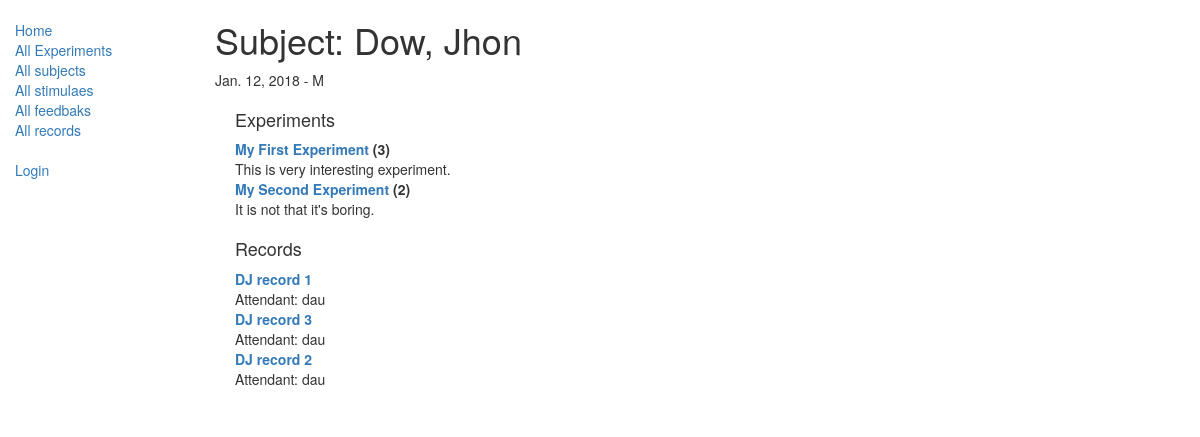
Page /lablog/subject/1 on the committed database.
### lablog/models.py (models this page shows, shortened)
class Subject(models.Model):
    first_name = models.CharField(max_length=100)
    last_name = models.CharField(max_length=100)
    date_of_birth = models.DateField(null=True, blank=True)
    experiments = models.ManyToManyField(Experiment) # , on_delete=models.SET_NULL, null=True)
    GENDER = (
        ('M', 'Male'),
        ('F', 'Female'),
        ('O', 'Other'),
    )
    gender = models.CharField(max_length=1, choices=GENDER, blank=True, default='O', help_text='Subject Gender')
    class Meta:
       ordering = ['last_name']
    def __str__(self):
        return '%s, %s' % (self.last_name, self.first_name)

class Experiment(models.Model):
    title = models.CharField(max_length=200)
    summary = models.TextField(max_length=1000, help_text="Enter a brief description of the experiment")
    subjects = models.ManyToManyField('Subject')
    isbn = models.CharField('ISBN',max_length=13, help_text='13 CharacterISBN number')
    stimulae = models.ManyToManyField(Stimulae, help_text="Select a stimulae for this experiment")
    feedback = models.ManyToManyField(Feedback, help_text="Select a feedback for this experiment")
    class Meta:
        ordering = ['title']
    def __str__(self):
        return self.title

class Record(models.Model):
    id = models.UUIDField(primary_key=True, default=uuid.uuid4, help_text="Unique ID for this particular record across whole log")
    experiment = models.ForeignKey(Experiment, on_delete=models.SET_NULL, null=True)
    imprint = models.CharField(max_length=200)
    rec_date = models.DateField(null=True, blank=True)
    attendant = models.ForeignKey(User, on_delete=models.SET_NULL, null=True, blank=True)
    subject = models.ForeignKey(Subject, on_delete=models.SET_NULL, null=True, blank=True)
    observation = models.ForeignKey(Observation, on_delete=models.SET_NULL, null=True, blank=True)
    RECORD_STATUS = (
        ('d', 'Maintenance'),
        ('a', 'Available'),
        ('r', 'Restricted'),
    )
    status= models.CharField(max_length=1, choices=RECORD_STATUS, blank=True, default='d', help_text='Record status')
    class Meta:
        permissions = (("can_change_status", "Set record status"),)

### lablog/views.py (the view)
# urls.py: url(r'^subject/(?P<pk>\d+)$', views.SubjectDetailView.as_view(), name='subject-detail'),
class SubjectDetailView(generic.DetailView):
    model = Subject

### lablog/templates/lablog/subject_detail.html
{% extends "base_generic.html" %}
{% block content %}
<h1>Subject: {{ subject }} </h1>
<p>{{subject.date_of_birth}} - {% if subject.gender %}{{subject.gender}}{% endif %}</p>
<div style="margin-left:20px;margin-top:20px">
<hl>
<h4>Experiments</h4>
<dl>
{% for experiment in subject.experiment_set.all %}
  <dt><a href="{% url 'experiment-detail' experiment.pk %}">{{experiment}}</a> ({{experiment.record_set.all.count}})</dt>
  <dd>{{experiment.summary}}</dd>
{% endfor %}
</dl>
<hl>
<h4>Records</h4>
<dl>
{% for record in subject.record_set.all %}
  <dt><a href="{% url 'record-detail' record.id %}">{{record.imprint}}</a></dt>
  <dd>Attendant: {{record.attendant}}</dd>
{% endfor %}
</dl>
</div>
{% endblock %}

### lablog/templates/base_generic.html (shortened to what this page needs)
<!DOCTYPE html>
<html lang="en">
<head>
  <link rel="stylesheet" href="https://maxcdn.bootstrapcdn.com/bootstrap/3.3.7/css/bootstrap.min.css">
  {% load static %}
  <link rel="stylesheet" href="{% static 'css/styles.css' %}">
</head>
<body>
<div class="container-fluid">
<div class="row">
  <div class="col-sm-2">
  {% block sidebar %}
  <ul class="sidebar-nav">
    <li><a href="{% url 'index' %}">Home</a></li>
    <li><a href="{% url 'experiments' %}">All Experiments</a></li>
    <li><a href="{% url 'subjects' %}">All subjects</a></li>
    <li><a href="{% url 'stimulaes' %}">All stimulaes</a></li>
    <li><a href="{% url 'feedbacks' %}">All feedbaks</a></li>
    <li><a href="{% url 'records' %}">All records</a></li>
  </ul>
  <ul class="sidebar-nav">
   {% if user.is_authenticated %}
     <li>User: {{ user.get_username }}</li>
     <li><a href="{% url 'my-records' %}">My records</a></li>
     <li><a href="{% url 'logout'%}?next={{request.path}}">Logout</a></li>
   {% else %}
     <li><a href="{% url 'login'%}?next={{request.path}}">Login</a></li>
   {% endif %}
  </ul>
{% endblock %}
  </div>
  <div class="col-sm-10 ">
  {% block content %}{% endblock %}
  </div>
</div>
</div>
</body>
</html>

### lablog/static/css/styles.css (style rules this page uses)
.sidebar-nav { margin-top: 20px; padding: 0; list-style: none; }

### rows in the picture
Subject: last_name+first_name "Dow, Jhon", date_of_birth "Jan. 12, 2018", gender "M"
Experiment: title "My First Experiment", record_set.all.count "3", summary "This is very interesting experiment."
Experiment: title "My Second Experiment", record_set.all.count "2", summary "It is not that it's boring."
Record: imprint "DJ record 1", attendant "dau"
Record: imprint "DJ record 3", attendant "dau"
Record: imprint "DJ record 2", attendant "dau"
